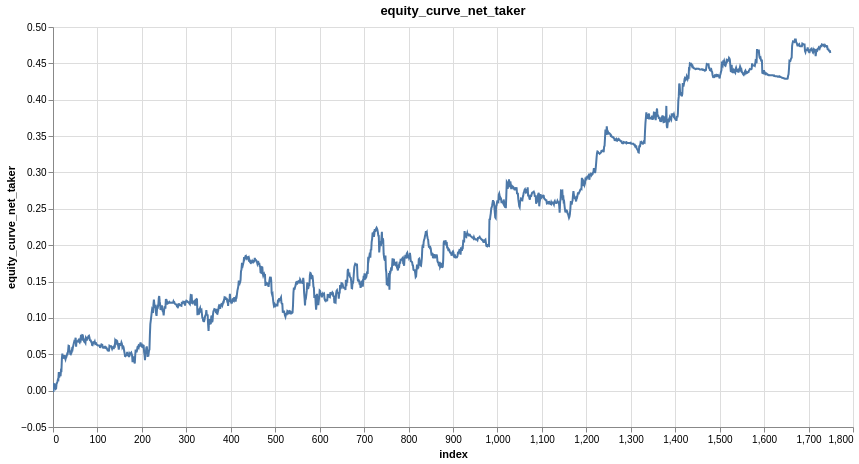

Here is the notebook cell this chart was saved with:
### Code cell
research.plot_line(model_trades, "equity_curve_net_taker")

### Figure 1 — Vega-Lite specification as saved in the notebook (floating-point values rounded to 4 significant figures; data arrays with more than 128 entries replaced by an {"elided": "..."} marker saying what was removed)
{"config": {"view": {"continuousWidth": 300, "continuousHeight": 300}}, "data": {"name": "data-ddb169ac93d659ce4521bd520cda7dcb"}, "mark": {"type": "line", "tooltip": true}, "encoding": {"x": {"field": "index", "type": "quantitative"}, "y": {"field": "equity_curve_net_taker", "type": "quantitative"}}, "height": 400, "params": [{"name": "param_1e9efca18e7a2868", "select": {"type": "interval", "encodings": ["x", "y"]}, "bind": "scales"}], "title": "equity_curve_net_taker", "width": 800, "$schema": "https://vega.github.io/schema/vega-lite/v6.4.1.json", "datasets": {"data-ddb169ac93d659ce4521bd520cda7dcb": {"elided": "1750 records"}}}
